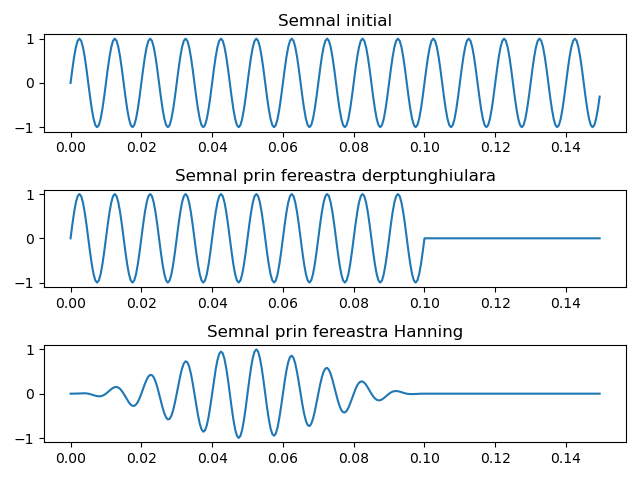

The Python source for this figure:
import numpy as np
import matplotlib.pyplot as plt

def semnal(t):
    return np.sin(2 * np.pi * 100 * t)

def f_dreptunghiulara(dim, N):
    f = np.ones(N)
    f = np.concatenate([f, np.array([0 for _ in range(dim - N)])])
    return f

def f_hanning(dim, N):
    n = np.arange(N)
    f = 0.5 * (1 - np.cos(2 * np.pi * n / N))
    f = np.concatenate([f, np.array([0 for _ in range(dim - N)])])
    return f


fs = 2000
time = np.arange(0, 0.15, 1/fs)
dim = len(time)
N = 200

drept = f_dreptunghiulara(dim, N)
hanning = f_hanning(dim, N)
sig = semnal(time)


sig_drept = sig * drept
sig_hanning = sig * hanning

fig, ax = plt.subplots(3)
ax[0].plot(time, sig)
ax[0].set_title("Semnal initial")
ax[1].plot(time, sig_drept)
ax[1].set_title("Semnal prin fereastra derptunghiulara")
ax[2].plot(time, sig_hanning)
ax[2].set_title("Semnal prin fereastra Hanning")
plt.tight_layout(pad=1.0)
plt.savefig("ex3.pdf")
plt.savefig("ex3.png")
plt.show()
